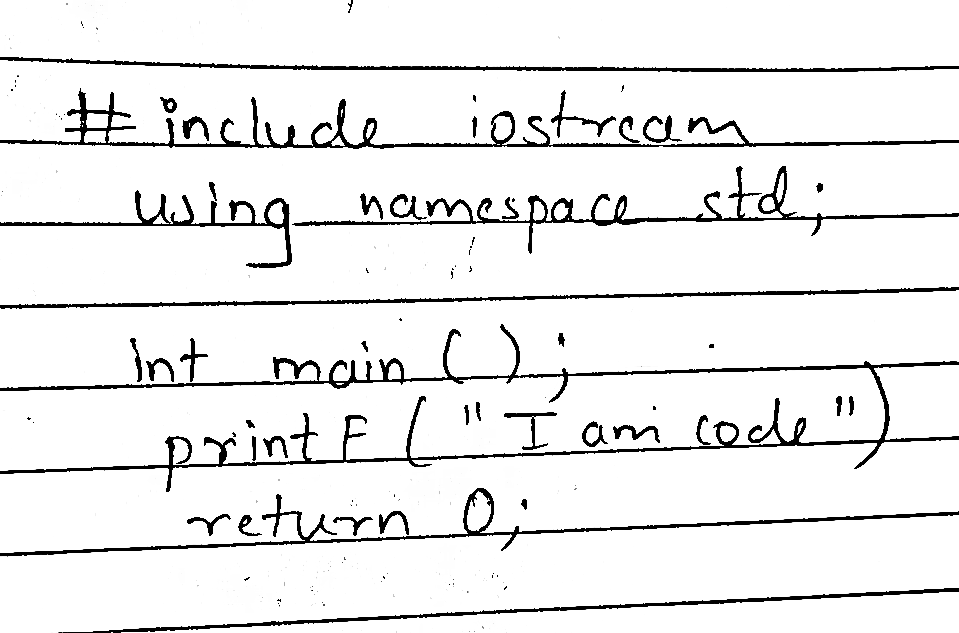
#> input picture ocr/modelreadyimage2.png, 959 x 633 px
$ python removelines.py
#> lines starting #> are read from the running program, lines starting #| are printed output that depends on the picture; after the words box and inside, x2 and y2 are one past the last pixel; in counts of white or black regions, pixels touching at a corner belong together
import cv2

image = cv2.imread("./modelreadyimage2.png")
#> image is the input picture: shape (633, 959, 3); min 0, max 255, mean 236.9
print(image)
#> (printed output is left out)
image = cv2.resize(image,(0,0),fx=0.6,fy=0.6)
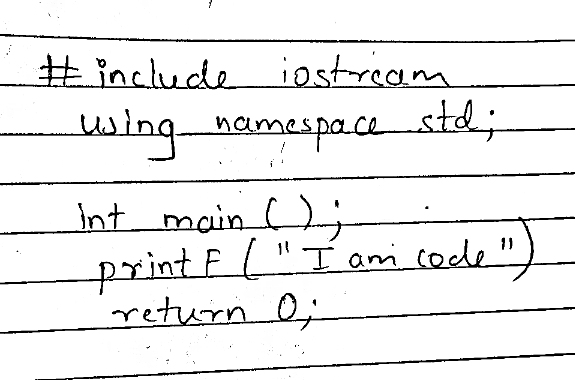
#> image: shape (380, 575, 3); min 0, max 255, mean 237
gray = cv2.cvtColor(image,cv2.COLOR_BGR2GRAY)
thresh = cv2.threshold(gray, 0, 255, cv2.THRESH_BINARY_INV + cv2.THRESH_OTSU)[1]
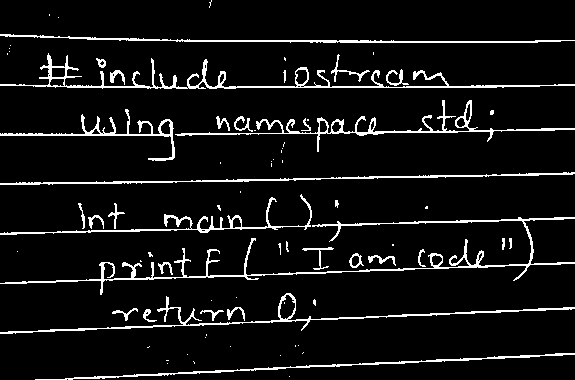
#> thresh: shape (380, 575); 7.1% white in thin lines or dots

# Remove horizontal
horizontal_kernel = cv2.getStructuringElement(cv2.MORPH_RECT, (25,1))
detected_lines = cv2.morphologyEx(thresh, cv2.MORPH_OPEN, horizontal_kernel, iterations=2)
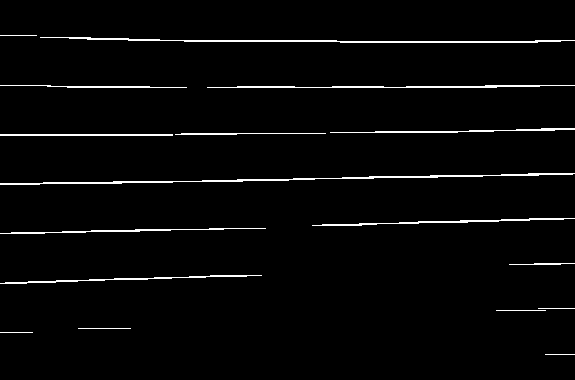
#> detected_lines: shape (380, 575); 2.6% white in thin lines or dots, all inside (x1, y1, x2, y2) = (0, 35, 575, 355)
cnts = cv2.findContours(detected_lines, cv2.RETR_EXTERNAL, cv2.CHAIN_APPROX_SIMPLE)
#> cnts = 17 contours, 6 with area under 20; largest, box (x1, y1, x2, y2) and area: (0, 173, 575, 185) 530, (40, 37, 575, 43) 473, (207, 85, 575, 88) 256, (312, 218, 575, 226) 231, (0, 275, 262, 284) 194
cnts = cnts[0] if len(cnts) == 2 else cnts[1]
for c in cnts:
    cv2.drawContours(image, [c], -1, (255,255,255), 2)
#> this loop made 17 passes
#> c on passes 1, 2, 3, 4, 5, 11, 17: [[545, 354], [574, 354]], [[0, 332], [32, 332]], [[78, 328], [130, 328]], [[496, 310], [545, 310]], [[538, 308], [574, 308]], [[0, 134], [0, 135], [172, 135], [172, 134]], [[0, 35], [36, 35]]
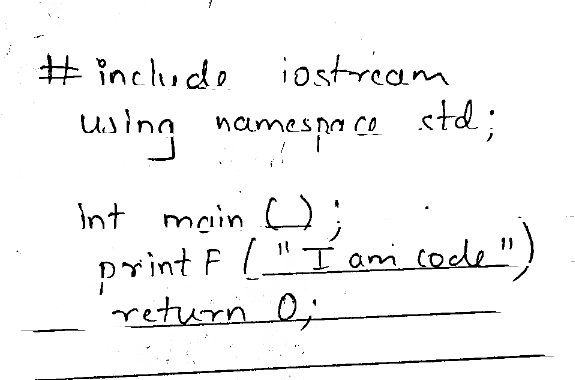
#> image: shape (380, 575, 3); 3.94% of pixels changed, all inside (x1, y1, x2, y2) = (0, 34, 575, 356)

# Repair image
repair_kernel = cv2.getStructuringElement(cv2.MORPH_RECT, (1,6))
#> repair_kernel = [1, 1, 1, 1, 1, 1]
result = 255 - cv2.morphologyEx(255 - image, cv2.MORPH_CLOSE, repair_kernel, iterations=1)
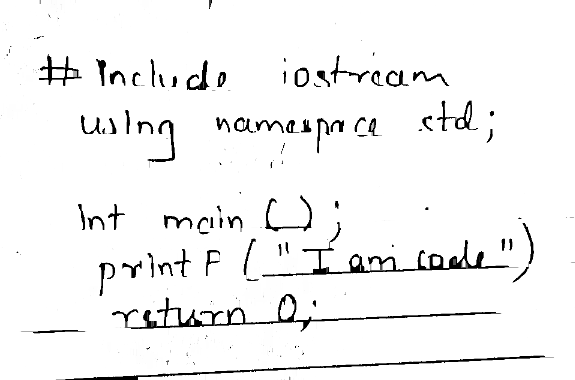
#> result: shape (380, 575, 3); min 0, max 255, mean 243.8

# cv2.imwrite("removedlines2.jpeg",result)

cv2.imshow('thresh', thresh)
cv2.imshow('detected_lines', detected_lines)
cv2.imshow('image', image)
cv2.imshow('result', result)
cv2.waitKey()
